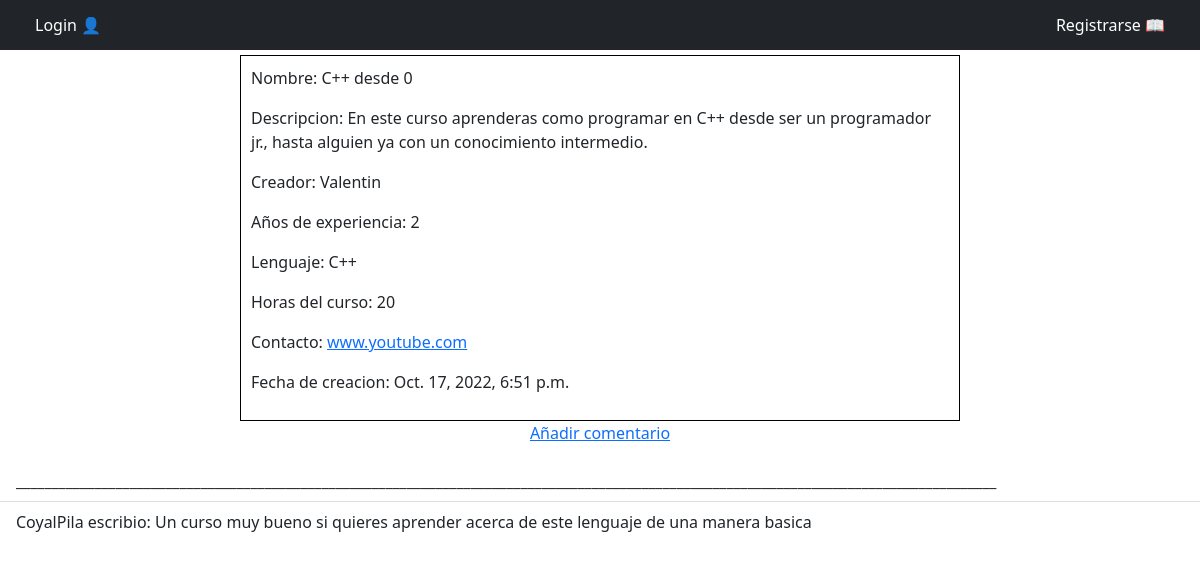
The app's page /curso/1/ with its own data.
### Cursos/models.py (models this page shows, shortened)
class Curso(models.Model):
    Nombre = models.CharField(max_length=50)
    Descripcion = models.TextField(max_length=300)
    Creador = models.ForeignKey(get_user_model(), on_delete=models.CASCADE)
    Experiencia = models.IntegerField()
    Lenguaje = models.ForeignKey(Lenguaje, on_delete=models.CASCADE)
    Horas = models.IntegerField()
    Contacto = models.CharField(max_length=50)
    FechaCreacion = models.DateTimeField(auto_now_add=True)

class Lenguaje(models.Model):
    Nombre = models.CharField(max_length=50)
    Historia = models.TextField(max_length=200)
    def __str__(self):
        return self.Nombre

class Comentarios(models.Model):
    curso = models.ForeignKey(
        Curso,
        on_delete = models.CASCADE,
        related_name='comentarios',
    )
    comentario = models.CharField(max_length=200)
    creador = models.ForeignKey(
        get_user_model(),
        on_delete = models.CASCADE,
    )

### users/models.py (models this page shows)
class CostumUser(AbstractUser):
    Nombre = models.CharField(max_length=30)
    edad = models.IntegerField(null=True, blank=True)
    pais = models.CharField(max_length=30)

### Cursos/views.py (the view)
# urls.py: path('curso/<int:pk>/', CursosPageDetail.as_view(), name='curso_detalle'),
class CursosPageDetail(DetailView):
    template_name = 'cursos_detalle.html'
    model = Curso
    context_object_name = 'Curso_Completo'

### Cursos/templates/cursos_detalle.html (shortened to what this page needs)
{% extends 'base.html' %}
{% block content %}
    <div style="margin:auto; width: 60%; border: 1px solid #000000; padding: 10px; margin-top: 5px;">
        <p class="">Nombre: {{Curso_Completo.Nombre}}</p>
        <p class="">Descripcion: {{Curso_Completo.Descripcion}}</p>
        <p class="">Creador: {{Curso_Completo.Creador}}</p>
        <p class="">Años de experiencia: {{Curso_Completo.Experiencia}}</p>
        <p class="">Lenguaje: {{Curso_Completo.Lenguaje}}</p>
        <p class="">Horas del curso: {{Curso_Completo.Horas}}</p>
        <p class="">Contacto: <a href="#">{{Curso_Completo.Contacto}}</a></p>
        <p class="">Fecha de creacion: {{Curso_Completo.FechaCreacion}}</p>
    </div>
    {% if user.is_superuser %}
        <p class="text-center">
            <a href="{% url 'curso_editar' Curso_Completo.pk %}">Editar Curso</a> |
            <a href="{% url 'curso_delete' Curso_Completo.pk %}">Eliminar Curso</a> |
            <a href="{% url 'comentarios_nuevo' Curso_Completo.pk %}">Añadir comentario</a>
        </p>
        <ul class="list-group list-group-flush">
            {% for comentario in Curso_Completo.comentarios.all %}
                <li class="list-group-item">__________________________________________________________________________________________________________________________________________</li>
                <li class="list-group-item">{{comentario.creador}} escribio: {{comentario.comentario}}
                    <a href="#" style="text-align: right;">Eliminar</a>
                </li>
            {% endfor %}
        </ul>
    {% else %}
        <p class="text-center">
            <a href="{% url 'comentarios_nuevo' Curso_Completo.pk %}">Añadir comentario</a>
        </p>
        <ul class="list-group list-group-flush">
            {% for comentario in Curso_Completo.comentarios.all %}
            <li class="list-group-item">__________________________________________________________________________________________________________________________________________</li>
            <li class="list-group-item">{{comentario.creador}} escribio: {{comentario.comentario}}</li>
            {% endfor %}
        </ul>
    {% endif %}
{% endblock %}

### records on screen
Curso: Nombre "C++ desde 0", Descripcion "En este curso aprenderas como programar en C++ desde ser un programador jr., hasta alguien ya con un conocimiento intermedio.", Creador "Valentin", Experiencia "2", Lenguaje "C++", Horas "20", Contacto "www.youtube.com", FechaCreacion "Oct. 17, 2022, 6:51 p.m."
Comentarios: creador "CoyalPila", comentario "Un curso muy bueno si quieres aprender acerca de este lenguaje de una manera basica"
